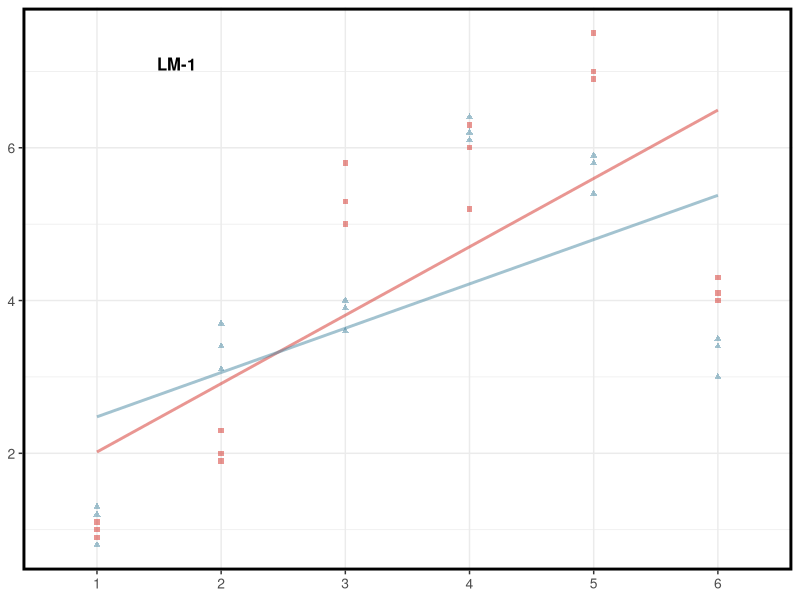
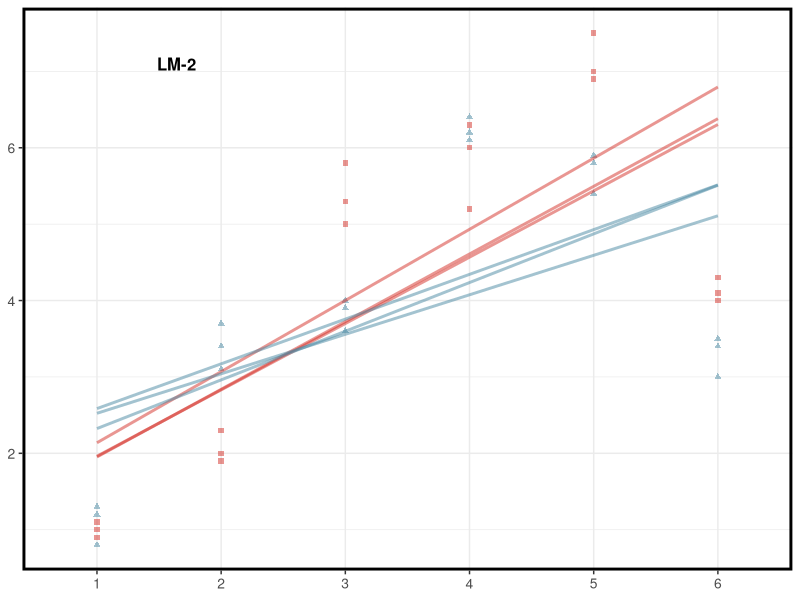
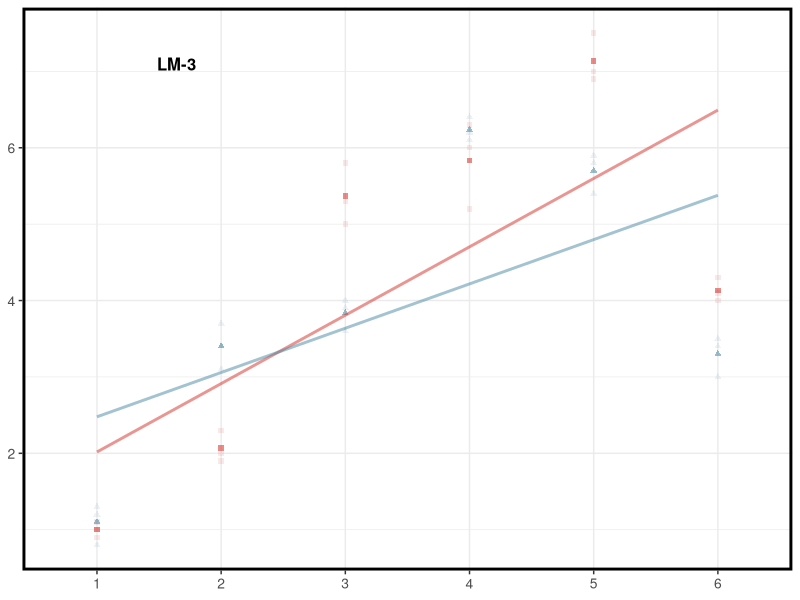
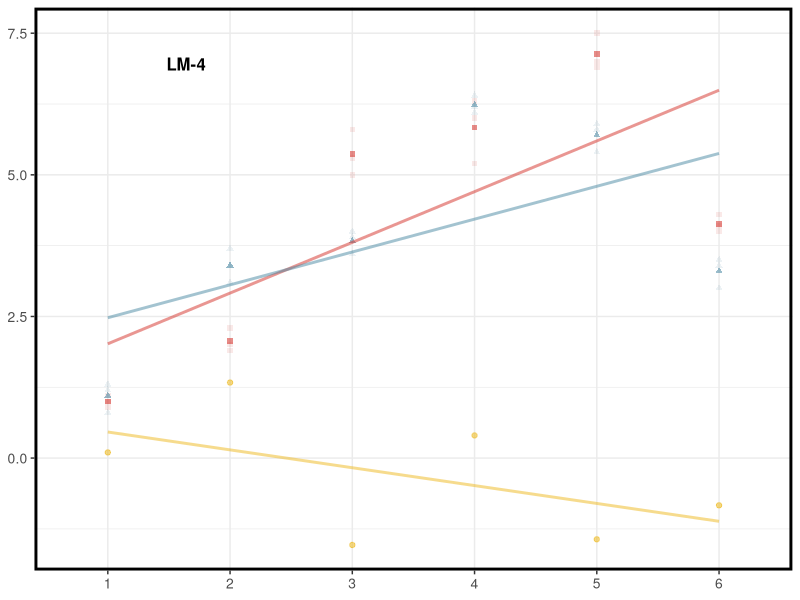
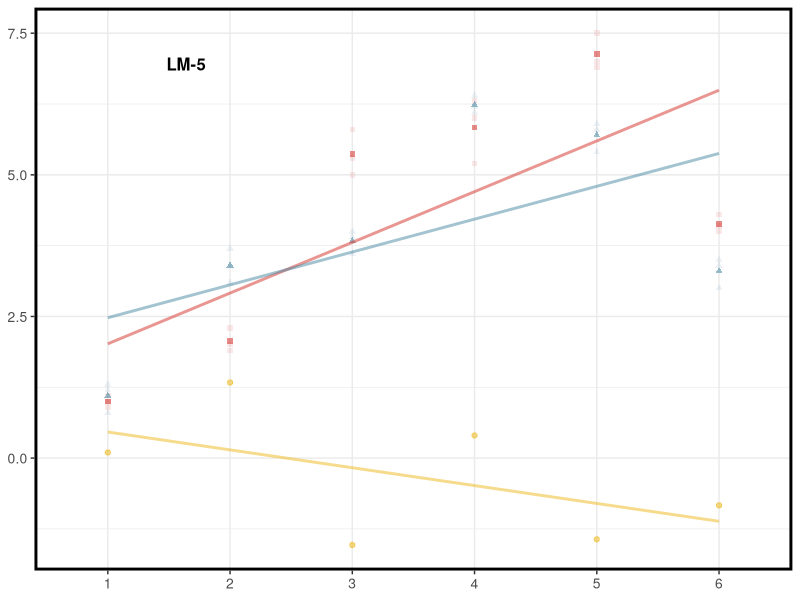
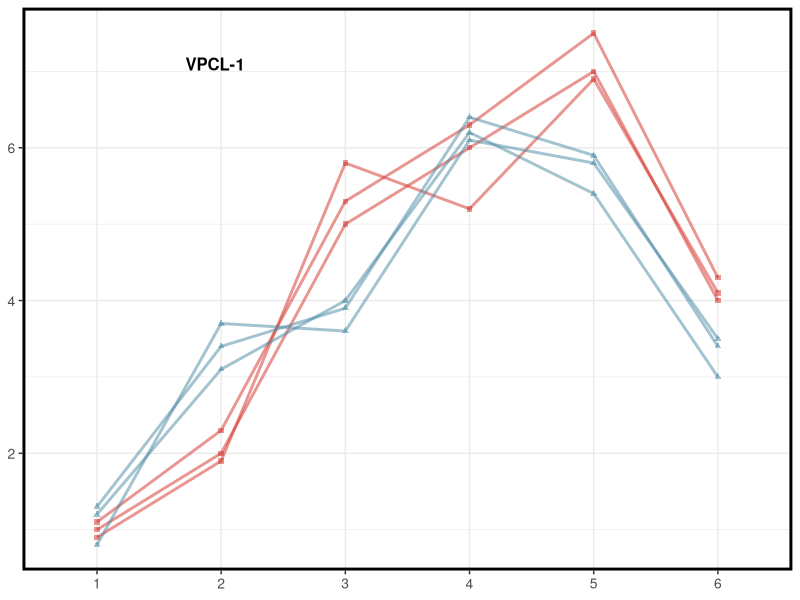
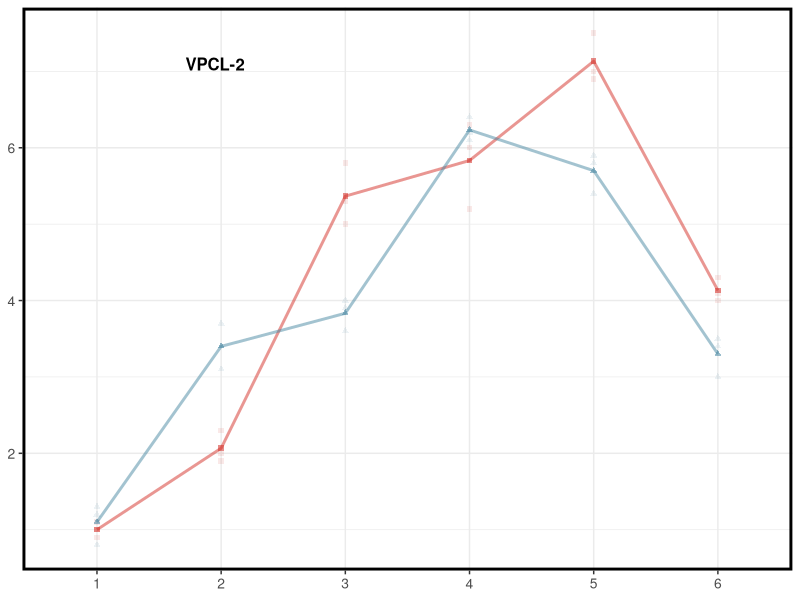
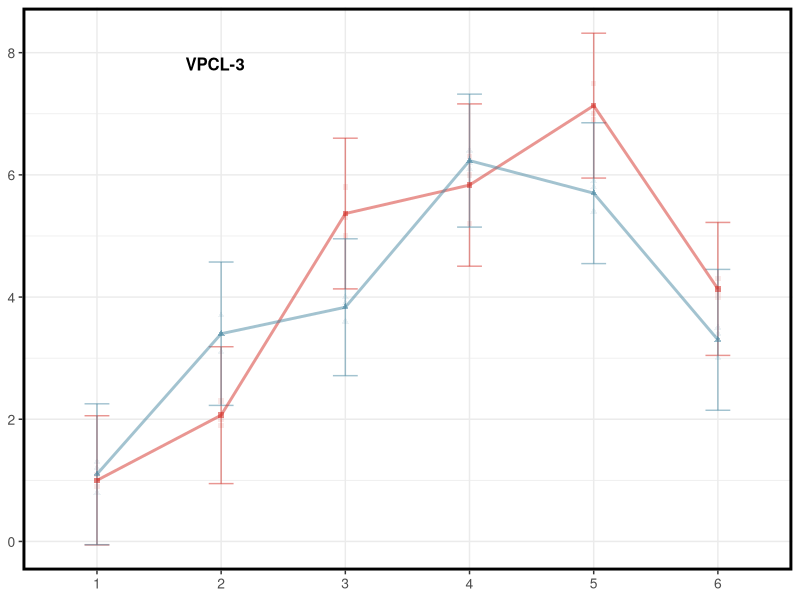

R code for these plots, in order:
library(tidyverse)
library(ggsci)
library(cowplot)
library(grid)


df<- data.frame(Timepoint = rep(1:6,6),
                Sample_Type = c(rep('VP', 18),
                rep('VPC', 18)),
                Replicate = c(rep(1, 6), rep(2, 6), rep(3, 6),
                              rep(4, 6), rep(5, 6), rep(6, 6)),
                Count = c(1, 2, 5, 6, 7, 4,
                          1.1, 2.3, 5.3, 6.3, 7.5, 4.3,
                          0.9, 1.9, 5.8, 5.2, 6.9, 4.1,
                          1.2, 3.1, 4.0, 6.2, 5.4, 3.0,
                          1.3, 3.4, 3.9, 6.4, 5.9, 3.4,
                          0.8, 3.7, 3.6, 6.1, 5.8, 3.5)
                )


df <- df %>% group_by(Sample_Type, Replicate, Timepoint)
df$Sample_Type<- factor(df$Sample_Type, levels = c('VP', 'VPC', 'Diff'))
#Mean and SE
df2<- df%>% group_by(Sample_Type, Timepoint) %>%
  summarise(mean = mean(Count), se = plotrix::std.error(Count)) %>%
  as.data.frame()%>%
  mutate(Timepoint= as.factor(Timepoint))%>%
  mutate(Sample_Type= as.factor(Sample_Type))

df3_a<- df2 %>%
  select(-se)%>%
  pivot_wider(names_from = Sample_Type,
                            values_from = c(mean))%>%
  mutate(Diff = VPC - VP)%>%
  pivot_longer(cols = -Timepoint,
               names_to = 'Sample_Type',
               values_to = 'mean')
  

df3_b<- df2 %>%
  select(-mean)%>%
  pivot_wider(names_from = Sample_Type,
              values_from = c(se))%>%
  mutate(Diff = VPC - VP)%>%
  pivot_longer(cols = -Timepoint,
               names_to = 'Sample_Type',
               values_to = 'se')
 df3<- merge(df3_a, df3_b, by.x = c('Timepoint', 'Sample_Type'),
        by.y = c('Timepoint', 'Sample_Type'))
 
 df3$Sample_Type<- factor(df3$Sample_Type, levels = c('VP', 'VPC', 'Diff'))
  


bp<- ggplot(data = df, aes(x = as.factor(Timepoint), y = Count, color = Sample_Type, shape = Sample_Type))+
  geom_point(alpha = 0.5)+
  theme_bw()+
  xlab("Timepoints")+
  ylab("Viral Counts")+
  labs(color = 'Treatments', shape = 'Treatments')+
  scale_color_lancet()+
  theme(legend.position = 'bottom')
  
bp1<- ggplot(data = df, aes(x = as.factor(Timepoint), y = Count, color = Sample_Type, shape = Sample_Type))+
  geom_point(alpha = 0.1)+
  theme_bw()+
  xlab("Timepoints")+
  ylab("Viral Counts")+
  labs(color = 'Treatments',  shape = 'Treatments')+
  scale_color_lancet()+
  theme(legend.position = 'bottom')

bp2<- ggplot(data = df2, aes(x = as.factor(Timepoint), y = mean, color = Sample_Type, shape = Sample_Type))+
  geom_point(alpha = 0.5)+
  geom_errorbar(data = df2, aes(ymin=mean-se-1, ymax=mean+se+1), width=.2, alpha = 0.5)+
  theme_bw()+
  xlab("Timepoints")+
  ylab("Viral Counts")+
  labs(color = 'Treatments', shape = 'Treatments')+
  scale_color_lancet()+
  theme(legend.position = 'bottom')

# bp2<- ggplot(data = df3, aes(x = as.factor(Timepoint), y = mean, color = Sample_Type, shape = Sample_Type))+
#   geom_point(alpha = 1)+
#   geom_errorbar(data = df3, aes(ymin=mean-se, ymax=mean+se), width=.2)+
#   theme_bw()+
#   xlab("Timepoints")+
#   ylab("Viral Counts")+
#   labs(color = 'Treatments', shape = 'Treatments')+
#   scale_color_lancet()+
#   theme(legend.position = 'bottom')

bp3<- ggplot(data = df3, aes(x = as.factor(Timepoint), y = mean, color = Sample_Type, shape = Sample_Type))+
  geom_point(alpha = 0.5)+
  #geom_errorbar(data = df3, aes(ymin=mean-se, ymax=mean+se), width=.2)+
  theme_bw()+
  xlab("Timepoints")+
  ylab("Viral Counts")+
  labs(color = 'Treatments', shape = 'Treatments')+
  scale_color_lancet()+
  theme(legend.position = 'bottom')


cols<- c("VP" = '#d32f27ff',
         "VPC" = '#4888a2ff',
         "Diff" = '#edb81dff')

shapes<- c("VP" = 15,
          "VPC" = 17,
          "Diff" = 19)

theme<- theme_bw()+
  theme(legend.position = 'none',
        axis.text = element_text(size = 10),
        axis.title = element_blank(),
        panel.border = element_rect(colour = "black", fill=NA, linewidth=2))


#0_Data
lm0<- bp +
  scale_colour_manual(breaks = c('VP','VPC','Diff'),
                      values = cols)+
  scale_shape_manual(breaks = c('VP','VPC','Diff'),
                     values = shapes)+
  theme + 
  annotation_custom(grobTree(textGrob('DATA', x = 0.25, y = 0.9,
                                      gp = gpar(fontzie = 12,
                                                fontface = 'bold'))))
  

#1_ LM_AP
lm1<- bp +
  geom_line(stat = 'smooth', aes(group = Sample_Type) , method = 'lm', se = F, lwd = 1, alpha = 0.5)+
  scale_colour_manual(breaks = c('VP','VPC','Diff'),
                      values = cols)+
  scale_shape_manual(breaks = c('VP','VPC','Diff'),
                     values = shapes)+
  theme + 
  annotation_custom(grobTree(textGrob('LM-1', x = 0.2, y = 0.9,
                                      gp = gpar(fontzie = 12,
                                                fontface = 'bold'))))
lm1

#2_LM_SR_AVG
lm2<- bp+
  geom_line(stat = 'smooth',aes(group = Replicate), method = 'lm', se = F, lwd = 1, alpha = 0.5)+
  scale_colour_manual(breaks = c('VP','VPC','Diff'),
                      values = cols)+
  scale_shape_manual(breaks = c('VP','VPC','Diff'),
                     values = shapes)+
  theme+ 
  annotation_custom(grobTree(textGrob('LM-2', x = 0.2, y = 0.9,
                                      gp = gpar(fontzie = 12,
                                                fontface = 'bold'))))
lm2

#3_LM_AR
lm3<- bp1 +
  geom_point(data = df2, aes(x = as.factor(Timepoint), y = mean, shape = Sample_Type, alpha = 0.5))+
  geom_line(stat = 'smooth',data = df2, aes(x = as.factor(Timepoint), y = mean, group = Sample_Type), 
            method = 'lm', se = F, lwd = 1, alpha = 0.5)+
  scale_colour_manual(breaks = c('VP','VPC','Diff'),
                      values = cols)+
  scale_shape_manual(breaks = c('VP','VPC','Diff'),
                     values = shapes)+
  theme+ 
  annotation_custom(grobTree(textGrob('LM-3', x = 0.2, y = 0.9,
                                      gp = gpar(fontzie = 12,
                                                fontface = 'bold'))))
lm3

#4_LM_AR_Diff

lm4 <- bp1+
  geom_point(data = df3, aes(x = as.factor(Timepoint), y = mean, shape = Sample_Type, alpha = 0.5))+
  geom_line(stat = 'smooth',data = df3, aes(x = as.factor(Timepoint), y = mean, group = Sample_Type), method = 'lm', se = F, lwd = 1, alpha = 0.5)+
  scale_colour_manual(breaks = c('VP','VPC','Diff'),
                      values = cols)+
  scale_shape_manual(breaks = c('VP','VPC','Diff'),
                     values = shapes)+
  theme+ 
  annotation_custom(grobTree(textGrob('LM-4', x = 0.2, y = 0.9,
                                      gp = gpar(fontzie = 12,
                                                fontface = 'bold'))))
lm4

#5_LM_aR_Diff_LMER
lm5 <- bp1+
  geom_point(data = df3, aes(x = as.factor(Timepoint), y = mean, shape = Sample_Type, alpha = 0.5))+
  geom_line(stat = 'smooth',data = df3, aes(x = as.factor(Timepoint), y = mean, group = Sample_Type), method = 'lm', se = F, lwd = 1, alpha = 0.5)+
  scale_colour_manual(breaks = c('VP','VPC','Diff'),
                      values = cols)+
  scale_shape_manual(breaks = c('VP','VPC','Diff'),
                     values = shapes)+
  theme+ 
  annotation_custom(grobTree(textGrob('LM-5', x = 0.2, y = 0.9,
                                      gp = gpar(fontzie = 12,
                                                fontface = 'bold'))))
lm5


#6_VPCL_SR_AVG

vpcl1<- bp+
  geom_line(aes(group = Replicate), lwd = 1, alpha = 0.5)+
  scale_colour_manual(breaks = c('VP','VPC','Diff'),
                      values = cols)+
  scale_shape_manual(breaks = c('VP','VPC','Diff'),
                     values = shapes)+
  theme+ 
  annotation_custom(grobTree(textGrob('VPCL-1', x = 0.25, y = 0.9,
                                      gp = gpar(fontzie = 12,
                                                fontface = 'bold'))))
vpcl1


#7_VPCL_AR_No_SE

vpcl2<- bp1+
  geom_point(data = df2, aes(x = as.factor(Timepoint), y = mean, shape = Sample_Type, alpha = 0.1))+
  geom_line(data = df2, aes(x = as.factor(Timepoint), y = mean, group = Sample_Type), lwd = 1, alpha = 0.5)+
  scale_colour_manual(breaks = c('VP','VPC','Diff'),
                      values = cols)+
  scale_shape_manual(breaks = c('VP','VPC','Diff'),
                     values = shapes)+
  theme + 
  annotation_custom(grobTree(textGrob('VPCL-2', x = 0.25, y = 0.9,
                                      gp = gpar(fontzie = 12,
                                                fontface = 'bold'))))
vpcl2
#8_VPCL_AR_SE

vpcl3<- bp1 +
  geom_errorbar(inherit.aes = F, data = df2, aes(x = as.factor(Timepoint), ymin= (mean-se-1), ymax= (mean+se+1), color = Sample_Type), width=.2, alpha = 0.5)+
  geom_point(data = df2, aes(x = as.factor(Timepoint), y = mean, shape = Sample_Type, alpha = 0.1))+
  geom_line(data = df2, aes(x = as.factor(Timepoint), y = mean, group = Sample_Type), lwd = 1, alpha = 0.5)+
  scale_colour_manual(breaks = c('VP','VPC','Diff'),
                      values = cols)+
  scale_shape_manual(breaks = c('VP','VPC','Diff'),
                     values = shapes)+
  theme + 
  annotation_custom(grobTree(textGrob('VPCL-3', x = 0.25, y = 0.9,
                                      gp = gpar(fontzie = 12,
                                                fontface = 'bold'))))
vpcl3  

#9_VPCL_AR_Diff_No_SE

vpcl4<- bp3 +
  geom_point( data = df, aes(x = as.factor(Timepoint), y = Count, shape = Sample_Type ), alpha = 0.1)+ 
  geom_line(aes(x =  as.factor(Timepoint), y = mean, group = Sample_Type), lwd = 1, alpha = 0.5)+
  scale_colour_manual(breaks = c('VP','VPC','Diff'),
                      values = cols)+
  scale_shape_manual(breaks = c('VP','VPC','Diff'),
                     values = shapes)+
  theme + 
  annotation_custom(grobTree(textGrob('VPCL-4', x = 0.25, y = 0.9,
                                      gp = gpar(fontzie = 12,
                                                fontface = 'bold'))))
vpcl4
#10_VPCL_AR_Diff_SE

vpcl5<- bp3 +
  geom_point(data = df, aes(x = as.factor(Timepoint), y = Count, shape = Sample_Type), alpha = 0.1)+
  geom_errorbar(data = df3, aes(x = as.factor(Timepoint),ymin=mean-se-1, ymax=mean+se+1), width=.2, alpha = 0.5)+
  geom_line(aes(x =  as.factor(Timepoint), y = mean, group = Sample_Type), lwd = 1, alpha = 0.5)+
  scale_colour_manual(breaks = c('VP','VPC','Diff'),
                      values = cols)+
  scale_shape_manual(breaks = c('VP','VPC','Diff'),
                     values = shapes)+
  theme + 
  annotation_custom(grobTree(textGrob('VPCL-5', x = 0.25, y = 0.9,
                                      gp = gpar(fontzie = 12,
                                                fontface = 'bold'))))
vpcl5
#11_VPCL_AR_Diff_LMER_No_SE

vpcl6<- bp3 +
  geom_point(data = df, aes(x = as.factor(Timepoint), y = Count, shape = Sample_Type), alpha = 0.1)+ 
  geom_line(aes(x =  as.factor(Timepoint), y = mean, group = Sample_Type), lwd = 1, alpha = 0.5)+
  scale_colour_manual(breaks = c('VP','VPC','Diff'),
                      values = cols)+
  scale_shape_manual(breaks = c('VP','VPC','Diff'),
                     values = shapes)+
  theme + 
  annotation_custom(grobTree(textGrob('VPCL-6', x = 0.25, y = 0.9,
                                      gp = gpar(fontzie = 12,
                                                fontface = 'bold'))))
vpcl6
#12_VPCL_AR_Diff_LMER_SE

vpcl7<- bp3 +
  geom_point(data = df, aes(x = as.factor(Timepoint), y = Count, shape = Sample_Type), alpha = 0.1)+
  geom_errorbar(data = df3, aes(x = as.factor(Timepoint), ymin=mean-se-1, ymax=mean+se+1), width=.2, alpha = 0.5)+
  geom_line(aes(x =  as.factor(Timepoint), y = mean, group = Sample_Type), lwd = 1, alpha = 0.5)+
  scale_colour_manual(breaks = c('VP','VPC','Diff'),
                      values = cols)+
  scale_shape_manual(breaks = c('VP','VPC','Diff'),
                     values = shapes)+
  theme + 
  annotation_custom(grobTree(textGrob('VPCL-7', x = 0.25, y = 0.9,
                                      gp = gpar(fontzie = 12,
                                                fontface = 'bold'))))
vpcl7

vpcl7 +theme(legend.position = 'right',
             legend.text = element_text(size = 10,
                                        face = 'bold'),
             legend.title = element_text(size = 10,
                                        face = 'bold'))


library(cowplot)
lm0_grid<- plot_grid(NULL, lm0, NULL,
                     nrow = 3,
                     rel_heights = c(0.5,1.0, 0.5))
  



lm_grid<- plot_grid(lm1, lm2, lm3, lm4, lm5, NULL, get_legend(vpcl7 +theme(legend.position = 'right',
                                                                           legend.text = element_text(size = 10,
                                                                                                      face = 'bold'),
                                                                           legend.title = element_text(size = 10,
                                                                                                       face = 'bold'))),
          nrow = 1)


vpcl_grid<- plot_grid(vpcl1, vpcl2, vpcl3, vpcl4, vpcl5, vpcl6, vpcl7,
                      nrow = 1)

mock_df_plots<- plot_grid(lm0_grid, plot_grid(lm_grid, vpcl_grid, nrow = 2),
          ncol=2,
          rel_widths = c(1,7))


mock_df_plots
# 
# ggsave("mock_df_plots.svg", width = 800, height =200,  unit = 'px', dpi = 800)
# #I used the xport option to save 1400 x 350


















ggplot(data = df , aes(x = as.factor(Timepoint), y = Count, color = Sample_Type))+
  geom_point(alpha = 0.5)+
  theme_bw()+
  xlab("Timepoints")+
  ylab("Viral Counts")+
  labs(color = 'Treatments', shape = 'Treatments')+
  
  theme(legend.position = 'bottom')+
    geom_line(stat = 'smooth',method = 'lm', aes(group = Sample_Type), se = F)+
  scale_color_lancet()





bp2

bp3

bp  +
  geom_line(aes(group = Replicate))
